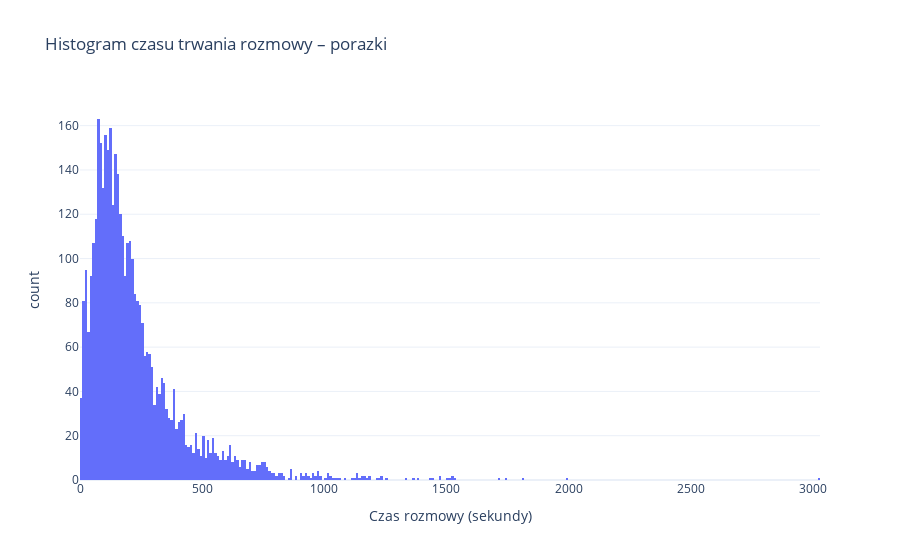

Notebook code for this chart:
### Code cell
bank_data_failure = bank_data[bank_data['y'] == 'no']

fig_failure = px.histogram(
    bank_data_failure,
    x="duration",
    nbins=500,
    title="Histogram czasu trwania rozmowy – porazki",
    labels={"duration": "Czas rozmowy (sekundy)"},
    template="plotly_white"
)
fig_failure.show()

### Figure 1 — Plotly figure (JSON) as saved in the notebook; plotly's stock layout.template omitted (floating-point values rounded to 4 significant figures; data arrays with more than 128 entries replaced by an {"elided": "..."} marker saying what was removed)
{"data": [{"bingroup": "x", "hovertemplate": "Czas rozmowy (sekundy)=%{x}<br>count=%{y}<extra></extra>", "legendgroup": "", "marker": {"color": "#636efa", "pattern": {"shape": ""}}, "name": "", "nbinsx": 500, "orientation": "v", "showlegend": false, "type": "histogram", "x": {"elided": "4000 int values"}, "xaxis": "x", "yaxis": "y"}], "layout": {"barmode": "relative", "legend": {"tracegroupgap": 0}, "title": {"text": "Histogram czasu trwania rozmowy – porazki"}, "xaxis": {"anchor": "y", "domain": [0, 1], "title": {"text": "Czas rozmowy (sekundy)"}}, "yaxis": {"anchor": "x", "domain": [0, 1], "title": {"text": "count"}}}}
